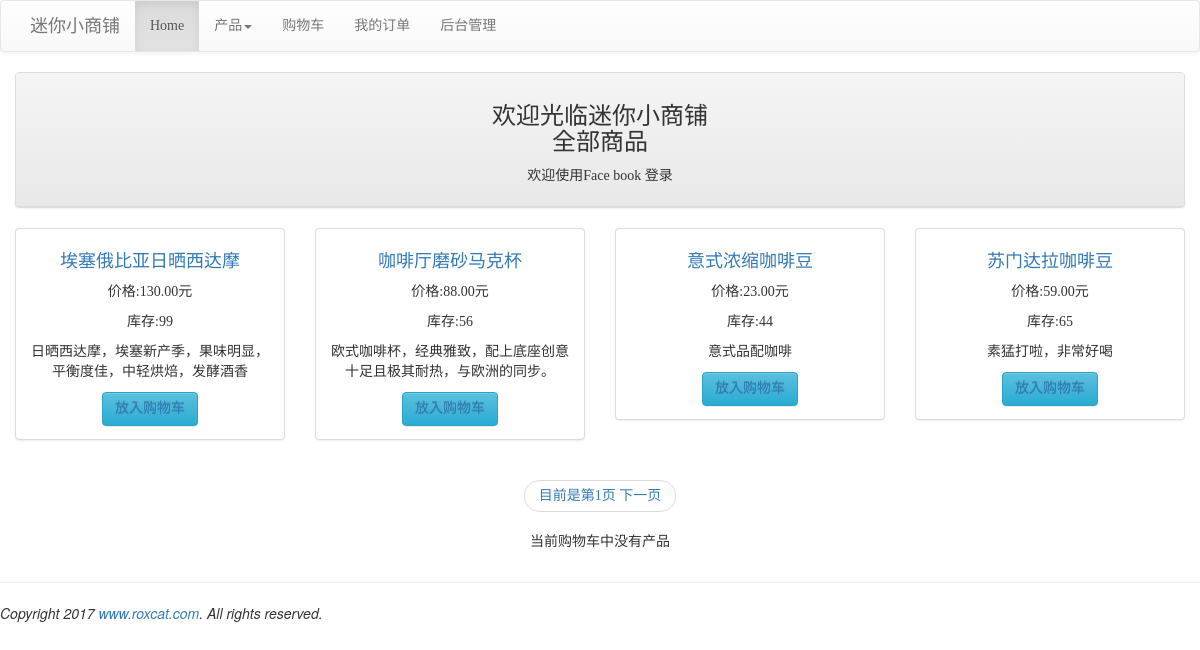
The page / on the database its author committed.
### shopstore/models.py (models this page shows, shortened)
class Product(models.Model):
	category = models.ForeignKey(Category, on_delete = models.CASCADE)
	sku = models.CharField(max_length=20)
	name = models.CharField(max_length=200)
	description = models.TextField()
	image = FilerImageField(related_name='product_image')
	website = models.URLField(null=True)
	stock = models.PositiveIntegerField(default=0)
	price = models.DecimalField(max_digits=10,decimal_places=2,default=0)

### shopstore/views.py (the view, shortened to what this page needs)
# urls.py: url(r'^$',views.index),
def index(request, cat_id=0):
	all_categories = models.Category.objects.all()
	cart = Cart(request)
	all_products = None
	if all_products is None:
		all_products = models.Product.objects.all()
	paginator = Paginator(all_products, 4)
	p = request.GET.get('p',1)
	try:
		products = paginator.page(p)
	except PageNotAnInteger:
		products = paginator.page(1)
	except EmptyPage:
		products = paginator.page(paginator.num_pages)
	return render(request,'index.html',locals())

### templates/index.html (shortened to what this page needs)
{% extends "base.html" %}
{% block content %}
<div class="container-fluid" align=center>
<div class="row">
	<div class="col-md-12">
		<div class="panel panel-default">
			<div class="panel-heading" align="center">
				<h3>欢迎光临迷你小商铺<br> {{ category.name | default:"全部商品" }}</h3>
				{% if user.is_authenticated %}
					{% if user.socialaccount_set.all.0.extra_data.name %}
						{{ user.socialaccount_set.all.0.extra_data.name }}<br/>
					<img src="{{ user.socialaccount_set.all.0.get_avatar_url }}" width='100'>
					{% else %}
						Welcome: {{ user.username}}
					{% endif %}
				{% else %}
					<p>欢迎使用Face book 登录</p>
				{% endif %}
			</div>
		</div>
	</div>
</div>
<div class="row">
{% for product in products %}
		<div class="col-sm-6 col-xs-12 col-md-3">
			<div class="thumbnail">
				<div class="caption">
					<h4><a href="{% url "product-url" product.id %}">{{ product.name }}</a></h4>
					<p>价格:{{ product.price }}元</p>
					<p>库存:{{ product.stock}}</p>
					<p>{{ product.description|center:"500" }}</p>
					<button class='btn btn-info'><a href='{% url "additem-url" product.id 1 %}'>放入购物车</a></button>
				</div>
			</div>
		</div>
{% empty %}
	<div class="row">
	<div class="col-sm-12" align="center">
		<h3>此分类目前没有任何产品</h3>
	</div>
	</div>
{% endfor %}
</div>
<div class="row">
	{% if products.has_next %}
		<ul class="pager">
		<li>
			<a href="/?p={{ products.next_page_number }}">目前是第{{ products.number }}页  下一页</a>
		</li>
		</ul>
	{% endif %}
</div>
{% if cart.count > 0 %}
	<em>当前购物车中有{{ cart.count }}款产品</em>
{% else %}
	<p>当前购物车中没有产品</p>
{% endif %}
</div>
{% endblock %}

### templates/base.html (shortened to what this page needs)
<!DOCTYPE html>
<html>
<head>
<link rel="stylesheet" href="https://cdn.bootcss.com/bootstrap/3.3.7/css/bootstrap.min.css">
<link rel="stylesheet" href="https://cdn.bootcss.com/bootstrap/3.3.7/css/bootstrap-theme.min.css">
</head>
<body>
	{% include "header.html" %}
	{% block content %}{% endblock %}
	{% include "footer.html" %}
</body>
</html>

### templates/header.html (shortened to what this page needs)
	<nav class='navbar navbar-default'>
		<div class='container'>
			<div class='navbar-header'>
				<div class='navbar-brand' align=center>
					迷你小商铺
				</div>
			</div>
			<ul class='nav navbar-nav'>
				<li class='active'><a href="/">Home</a></li>
				<li class="dropdown">
					<a class="dropdown-toggle" data-toggle="dropdown" href="#">产品<span class="caret"></span></a>
				</li>
				<li><a href="/cart">购物车</a></li>
				<li><a href="/myorders">我的订单</a></li>
				<li><a href="/admin">后台管理</a></li>
			</ul>
		</div>
	</nav>

### templates/footer.html
<hr>
{% load staticfiles %}
<em>Copyright 2017 <a href="http://www.roxcat.com">www.roxcat.com</a>. All rights reserved.</em>

### templates/base.html (style rules this page uses)
h1,h2,h3,h4,h5,p,div { font-family: 微软雅黑; }

### rows shown on the page
Product: name "埃塞俄比亚日晒西达摩", price "130.00", stock "99", description "日晒西达摩，埃塞新产季，果味明显，平衡度佳，中轻烘焙，发酵酒香"
Product: name "咖啡厅磨砂马克杯", price "88.00", stock "56", description "欧式咖啡杯，经典雅致，配上底座创意十足且极其耐热，与欧洲的同步。"
Product: name "意式浓缩咖啡豆", price "23.00", stock "44", description "意式品配咖啡"
Product: name "苏门达拉咖啡豆", price "59.00", stock "65", description "素猛打啦，非常好喝"

### other values the page prints
{{ category.name | default:"全部商品" }} "全部商品"
{{ products.number }} "1"
